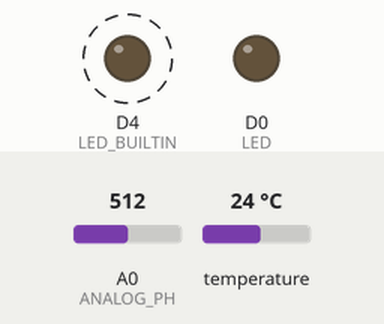
Recording of a sketch running on a simulated ESP8266 (NodeMCU). Parts: output pins drawn as LEDs (lit = HIGH, except the on-board LED, lit = LOW). Dashed ring = blinking. The test bench sets the inputs (shaded band); at power-on: A0 (ANALOG_PH) = 512, temperature 24 °C. WiFi joins after 1.5 s; servers stay silent unless stated; not simulated (calls return 0 or success): secret.h; what the sketch prints to the serial monitor is not drawn.

Above: at 2.3 s.
Timing chart, 0 to 6.4 s (numbered marks = the images above):
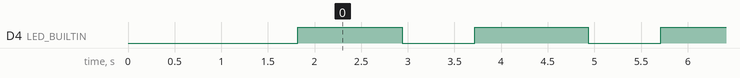

Measured:
- by itself, D4 (LED_BUILTIN): alternates HIGH for 1.1 s and LOW for 0.88 s

The sketch:

test_v4__Combine_with_modules_.ino
```cpp
// main source code

#define BLYNK_PRINT Serial

#include <ESP8266WiFi.h>
#include <BlynkSimpleEsp8266.h>
#include <DallasTemperature.h>
#include <OneWire.h>
#include <SimpleTimer.h>

#include "config.h"
#include "secret.h"
#include "utils.h"

int working = 0;

float update_timer = 0;
float process_percent = 0;
float ph_target = 7.0;
float ph;

SimpleTimer Timer;
OneWire Onewire(ONE_WIRE_BUS);
DallasTemperature Sensor(&Onewire);


BLYNK_CONNECTED() {
    Blynk.syncAll();
}

BLYNK_WRITE(PIN_WORKER) {
    digitalWrite(LED, param.asInt());
    working = param.asInt();
    if (param.asInt()) {
        debug("Starting, target=" + String(ph_target));
    } else {
        stop_working();
    }
}

BLYNK_WRITE(PIN_PH_TARGET) {
    ph_target = param.asFloat();
}

BLYNK_WRITE(PIN_PROCESS) {
    process_percent = param.asFloat();
}


float get_ph(void) {
    unsigned long int avgval;
    int buffer_arr[10], temp;

    for (int i=0; i<10; i++) {
        buffer_arr[i] = analogRead(ANALOG_PH);
        delay(10);
    }
    for (int i=0; i<9; i++) {
        for ( int j=i+1; j<10; j++) {
            if ( buffer_arr[i] > buffer_arr[j]) {
                temp = buffer_arr[i];
                buffer_arr[i] = buffer_arr[j];
                buffer_arr[j] = temp;
            }
        }
    }
    avgval = 0;
    for (int i=2; i<8; i++)
        avgval += buffer_arr[i];
    float milli_volt = (float)avgval * 5.0 / 1024 / 6;
    ph = (milli_volt * 3.5) + PH_CALIBRATION;
    return ph;
}

/**
 * Stop the machine from running
 *
 */
void stop_working(void) {
    reset();
}


void reset(void) {
    working = 0;
    process_percent = 0;

    Blynk.virtualWrite(PIN_WORKER, 0);
    Blynk.virtualWrite(PIN_PROCESS, 0);

    digitalWrite(LED, working);
}

void update(void) {
    update_timer += DELAY_TIME/100;

    if (working) {
        process_percent += 0.1;
    } else {
        process_percent = 0;
    }

    if (update_timer >= DELAY_TIME * UPDATE_SECOND) {
        // Send data every UPDATE_SECOND

        debug("pH:" + String(ph));

        digitalWrite(BUILTIN_LED, LOW);
        Sensor.requestTemperatures();

        Blynk.virtualWrite(PIN_PH, ph);
        Blynk.virtualWrite(PIN_TEMP, Sensor.getTempCByIndex(0));
        Blynk.virtualWrite(PIN_PROCESS, process_percent);

        update_timer = 0;
    } else {
        digitalWrite(BUILTIN_LED, HIGH);
    }
}


void setup(void) {
    pinMode(LED, OUTPUT);
    pinMode(LED_BUILTIN, OUTPUT);
    pinMode(ANALOG_PH, INPUT);

    Serial.begin(115200);
    Sensor.begin();
    WiFi.begin(SSID, PASS);

    Blynk.begin(
        BLYNK_AUTH_TOKEN,
        SSID,
        PASS,
        BLYNK_CLOUD,
        80
    );

    Timer.setInterval(1000L, get_ph);
}

void loop(void) {
    if (Blynk.connected()) {
        Timer.run();
        Blynk.run();
        update();
        delay(DELAY_TIME);
    }
}
```

utils.h
```cpp
#ifndef DEBUG
#define DEBUG 0
#endif // DEBUG

/**
 * Prints a debug message to the serial port.
 *
 * @param message The debug message or data to be printed.
 */
template <typename Printable>
void debug(Printable message) {
    Serial.println("DEBUG: " + String(message));
}

/**
 * Maps a float value from one range to another.
 *
 * @param x The value to map.
 * @param in_min The minimum of the input range.
 * @param in_max The maximum of the input range.
 * @param out_min The minimum of the output range.
 * @param out_max The maximum of the output range.
 * @return The mapped value.
 */
float float_map(float x, float in_min, float in_max, float out_min, float out_max) {
    // Calculate the mapped value using the formula:
    // (x - in_min) * (out_max - out_min) / (in_max - in_min) + out_min
    return (x - in_min) * (out_max - out_min) / (in_max - in_min) + out_min;
}

/**
 * Converts a given number to a character array and removes leading zeros.
 *
 * @param num The number to be converted.
 * @param buffer The character array to store the converted number.
 * @param digit The number of digits in the converted number.
 */
void num_to_char(unsigned long num, char *buffer, unsigned char digit) {
    char i;
    // Convert the number to a character array
    for (i=(digit-1); i>= 0; i--) {
        buffer[i] = (num % 10) + '0';  // 234 , 23 , 2
        num = num / 10;
    }
    // Remove leading zeros
    for (i=0; i<(digit-1); i++) {
        if (buffer[i] == '0') {
            buffer[i] =  ' ';
        } else {
            i = 100;
        }
    }
}
```

config.h
```cpp
// Project constant

// Debug
#define DEBUG 0

// Pins
#define LED D0
#define ONE_WIRE_BUS D5
#define ANALOG_PH A0

// Virtual pins
#define PIN_WORKER V0
#define PIN_TEMP V1
#define PIN_PH V2
#define PIN_PH_TARGET V3
#define PIN_PROCESS V4

#define BLYNK_CLOUD "blynk.cloud"

const float PH_CALIBRATION = -7;
const float UPDATE_SECOND = 1;
const float DELAY_TIME = 10;
```
